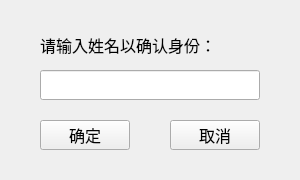
<?xml version="1.0" encoding="UTF-8"?>
<ui version="4.0">
 <class>Reset</class>
 <widget class="QWidget" name="Reset">
  <property name="geometry">
   <rect>
    <x>0</x>
    <y>0</y>
    <width>300</width>
    <height>180</height>
   </rect>
  </property>
  <property name="windowTitle">
   <string>Form</string>
  </property>
  <widget class="QLineEdit" name="Name">
   <property name="geometry">
    <rect>
     <x>40</x>
     <y>70</y>
     <width>220</width>
     <height>30</height>
    </rect>
   </property>
   <property name="font">
    <font>
     <family>Arial</family>
     <pointsize>12</pointsize>
    </font>
   </property>
   <property name="styleSheet">
    <string notr="true">padding-left: 5;</string>
   </property>
  </widget>
  <widget class="QLabel" name="label">
   <property name="geometry">
    <rect>
     <x>40</x>
     <y>30</y>
     <width>220</width>
     <height>30</height>
    </rect>
   </property>
   <property name="font">
    <font>
     <family>Arial</family>
     <pointsize>12</pointsize>
    </font>
   </property>
   <property name="text">
    <string>请输入姓名以确认身份：</string>
   </property>
  </widget>
  <widget class="QPushButton" name="Btn_Yes">
   <property name="geometry">
    <rect>
     <x>40</x>
     <y>120</y>
     <width>90</width>
     <height>30</height>
    </rect>
   </property>
   <property name="font">
    <font>
     <family>Arial</family>
     <pointsize>12</pointsize>
    </font>
   </property>
   <property name="text">
    <string>确定</string>
   </property>
  </widget>
  <widget class="QPushButton" name="Btn_No">
   <property name="geometry">
    <rect>
     <x>170</x>
     <y>120</y>
     <width>90</width>
     <height>30</height>
    </rect>
   </property>
   <property name="font">
    <font>
     <family>Arial</family>
     <pointsize>12</pointsize>
    </font>
   </property>
   <property name="text">
    <string>取消</string>
   </property>
  </widget>
 </widget>
 <resources/>
 <connections/>
</ui>
